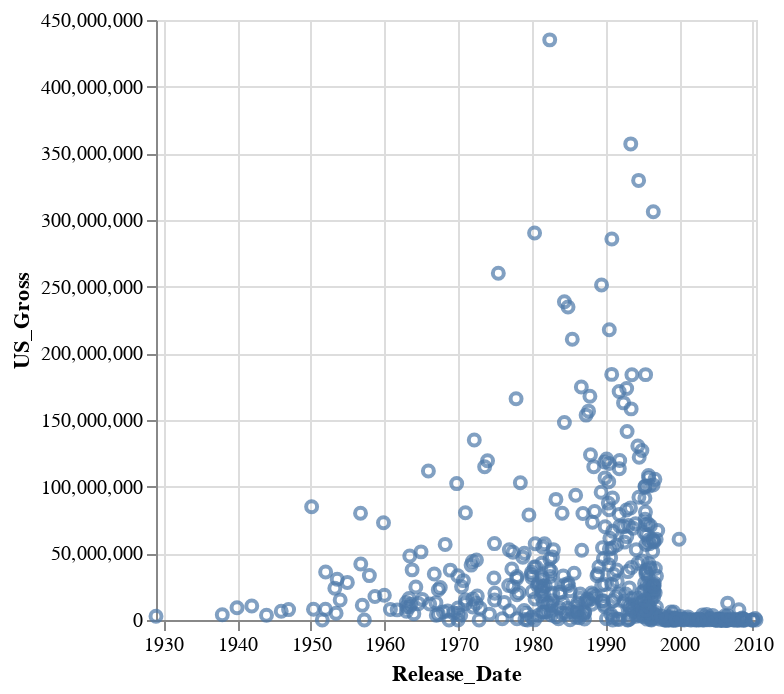

This figure's notebook cell:
### Markdown cell above
And let's make the chart again.

### Code cell
gross = alt.Chart(movies_filtered).mark_point().encode(
    x = alt.X('Release_Date'),
    y = alt.Y('US_Gross')
)

gross

### Figure 1 — Vega-Lite specification as saved in the notebook (floating-point values rounded to 4 significant figures; data arrays with more than 128 entries replaced by an {"elided": "..."} marker saying what was removed)
{"config": {"view": {"continuousWidth": 300, "continuousHeight": 300}}, "data": {"name": "data-0bdad61e92be6e7cce0493ae865fad98"}, "mark": {"type": "point"}, "encoding": {"x": {"field": "Release_Date", "type": "temporal"}, "y": {"field": "US_Gross", "type": "quantitative"}}, "$schema": "https://vega.github.io/schema/vega-lite/v5.20.1.json", "datasets": {"data-0bdad61e92be6e7cce0493ae865fad98": {"elided": "483 records"}}}
